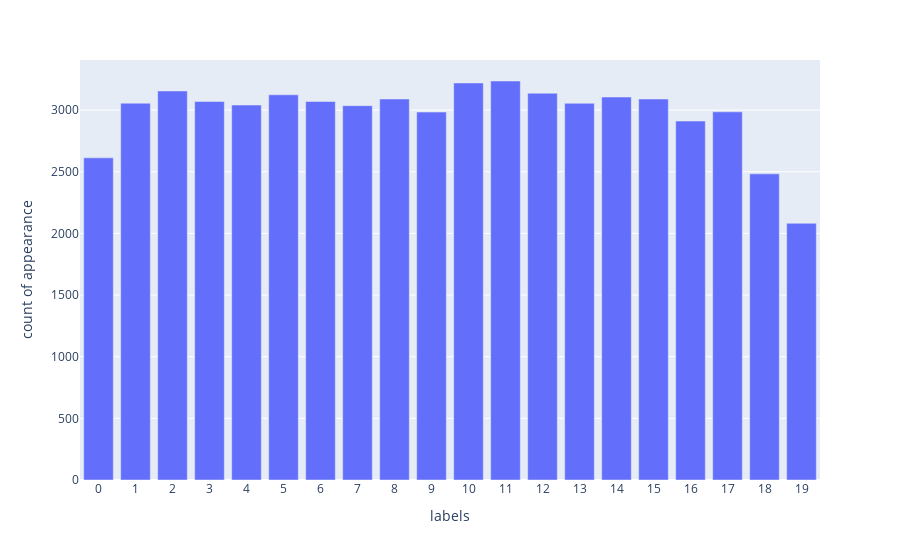

Notebook code cell kept with this figure:
### Code cell
px.bar(x=[str(_) for _ in label_counts.keys()], y=label_counts.values(), labels={"x": "labels", "y": "count of appearance"})

### Figure 1 — Plotly figure (JSON) as saved in the notebook; plotly's stock layout.template omitted (floating-point values rounded to 4 significant figures)
{"data": [{"hovertemplate": "labels=%{x}<br>count of appearance=%{y}<extra></extra>", "legendgroup": "", "marker": {"color": "#636efa", "pattern": {"shape": ""}}, "name": "", "orientation": "v", "showlegend": false, "textposition": "auto", "type": "bar", "x": ["0", "1", "2", "3", "4", "5", "6", "7", "8", "9", "10", "11", "12", "13", "14", "15", "16", "17", "18", "19"], "xaxis": "x", "y": [2613, 3056, 3155, 3070, 3041, 3124, 3070, 3036, 3090, 2984, 3220, 3236, 3137, 3055, 3106, 3090, 2911, 2986, 2483, 2082], "yaxis": "y"}], "layout": {"barmode": "relative", "legend": {"tracegroupgap": 0}, "margin": {"t": 60}, "xaxis": {"anchor": "y", "domain": [0, 1], "title": {"text": "labels"}}, "yaxis": {"anchor": "x", "domain": [0, 1], "title": {"text": "count of appearance"}}}}
